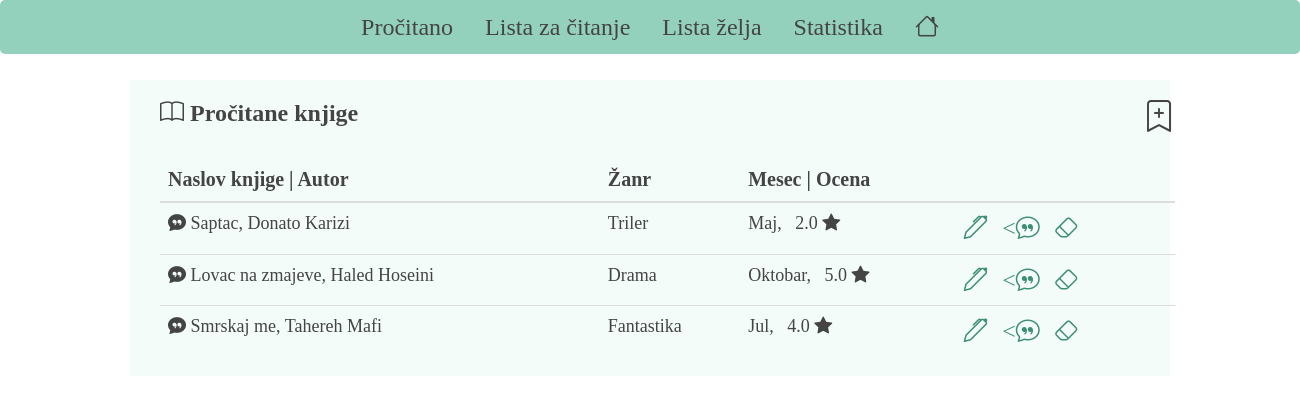
Screenshot of /bookwormApp/procitano (signed in) with the database file from the repository.
### bookwormApp/models.py (models this page shows, shortened)
class Knjiga(models.Model):
    naslov = models.CharField(max_length=200)
    autor = models.CharField(max_length=200)
    zanr = models.ManyToManyField(Zanr)
    mesec = models.CharField(max_length=12, choices=MESECI, null=True, blank=True)
    ocena = models.DecimalField(blank=True, choices=OCENE, null = True, max_digits=30, decimal_places=1)
    procitano = models.BooleanField(default=False)
    kupljeno = models.BooleanField(default=False)
    korisnik = models.ForeignKey(
        CustomUser, on_delete=models.CASCADE, null=True, blank=True)

class Zanr(models.Model):
    naziv = models.CharField(max_length=200)
    icon = models.ImageField(blank=True,max_length=800)
    def __str__(self):
        return self.naziv

### bookwormApp/views.py (the view)
# urls.py: path('procitano', views.procitaneKnjige, name='procitaneKnjige'),
def procitaneKnjige(request):
    if request.user.is_authenticated:
        knjige = Knjiga.objects.all()
        knjige = knjige.filter(korisnik=request.user)
        context = {"knjige": knjige}
        return render(request, 'knjige/procitaneKnjige.html', context)
    else:
        return HttpResponseRedirect(reverse('home'))

### templates/knjige/procitaneKnjige.html (shortened to what this page needs)
{% extends 'base.html' %}
{% block content %}
<section class="vh-100" style="background-color: #f4fcf9;">
  <div class="container py-5 h-100">
    <div>
      <div class="col-md-11 col-xl-9">
        <div class="card">
          <div class="card-header p-3">
            <h3 id="naslovProcitaneKnjige" class="mb-0"><i class="bi-book"></i> Pročitane knjige <div class="btns">
              <a id="dodajKnjigu" data-mdb-toggle="tooltip" title="Dodaj knjigu"href="{% url 'dodajKnjigu' %}"> <i class="bi-bookmark-plus"></i> </a></h3>
          </div>
          <br>
          <div class="card-body" data-mdb-perfect-scrollbar="true" style="position: relative;">
            <table class="table mb-0">
              <thead>
                <tr>
                  <th scope="col">Naslov knjige | Autor </th>
                  <th scope="col"> Žanr </th>
                  <th scope="col">Mesec | Ocena </th>
                  <th scope="col"></th>
                </tr>
              </thead>
              {% if knjige %}
              <tbody>
                  {% for k in knjige %}
                  {% if k.procitano == True %}
                <tr class="fw-normal">
                  <th class="align-middle" id="nslAut">
                       <a id="vidiCitate" data-mdb-toggle="tooltip" title="Vidi citate"href="{% url 'vidiCitate' k.id %}">
                         <i class="bi-chat-quote-fill"></i></a>
                      {{ k.naslov }},
                    <span class="ms-2">{{ k.autor }} </span>
                  </th>
                  <td class="align-middle">
                    <span> {{k.zanr.all|join:", "}}</span>
                  </td>
                  <td class="align-middle">
                    {{ k.mesec}}, &nbsp; {{ k.ocena }} <i class="bi-star-fill"></i>
                  </td>
                  <td class="align-right">
                    <a id="pen" href="{% url 'izmeniKnjigu' k.id %}" data-mdb-toggle="tooltip" title="Izmeni"><i class="bi-pen"></i></a>
                    <a id="quote" href="{% url 'dodajCitat' k.id %}" data-mdb-toggle="tooltip" title="Dodaj citat"><<i class="bi-chat-quote"></i></a>
                    <a id="eraser" href="{% url 'obrisiKnjigu' k.id %}" data-mdb-toggle="tooltip" title="Obriši"><i class="bi-eraser"></i></a>
                  </td>
                </tr>
                {% endif %}
                {% endfor %}
              {% endif %}
            </table>
          </div>
        </div>
      </div>
    </div>
  </div>
</section>
{% endblock %}

### templates/base.html (shortened to what this page needs)
<!DOCTYPE html>
<html lang="en">
<head>
 <link rel="stylesheet" href="https://cdn.jsdelivr.net/npm/bootstrap-icons@1.5.0/font/bootstrap-icons.css">
<link rel="stylesheet" href="https://maxcdn.bootstrapcdn.com/bootstrap/3.4.1/css/bootstrap.min.css">
 {% load static %}
 <link rel="stylesheet" type="text/css" href="{% static 'style.css' %}">
</head>
<body>
  <ul class="nav nav-pills">
    <li class="nav-item">
      <a class="nav-link" aria-current="page" href="{% url 'procitaneKnjige'%}">Pročitano</a>
    </li>
    <li class="nav-item">
      <a class="nav-link" aria-current="page" href="{% url 'listaZaCitanje' %}">Lista za čitanje</a>
    </li>
    <li class="nav-item">
      <a class="nav-link" aria-current="page" href="{% url 'listaZelja' %}">Lista želja</a>
    </li>
    <li class="nav-item dropdown">
      <a class="nav-link dropdown-toggle" data-bs-toggle="dropdown" href="#" role="button" aria-expanded="false">Statistika</a>
    </li>
    <li class="nav-item">
      <a class="nav-link" aria-current="page" href="{% url 'home' %}"><i class="bi-house"></i></a>
    </li>
  </ul>
  <main>
    {% block content %}
    {% endblock %}
  </main>
</body>
</html>

### bookwormApp/static/style.css (style rules this page uses)
body { background: url('https://img.freepik.com/free-vector/colored-books-seamless-pattern-with-leaves-candle-coffee-hands-that-hold-books-reading-hand-drawn-illustration_296715-80.jpg?size=338&ext=jpg'); font-family: cursive; }
.nav { background-color: #94d1bd; display: flex; justify-content: center; font-size: 24px; border-radius: 5px; }
.nav-link { color: #444444; }
.vh-100 { width: 80% !important; margin: auto; margin-top: 2%; color: #444444; }
thead { font-size: 20px; font-weight: bold; }
tbody { font-size: 18px; text-align: justify; }
#nslAut { font-weight: normal; }
#naslovProcitaneKnjige { font-weight: bold; font-size: 24px; color: #444444; }
.btns { float: right; }
#dodajKnjigu { font-size: 32px; color: #444444; font-weight: normal; }
#pen, #quote, #eraser { font-size: 24px; color: #3d8f74; padding-right: 10px; }
#vidiCitate, #vidiCitate:hover, #vidiCitate:focus { color: #444444; text-decoration: none; }

### rows the page displays
Knjiga: naslov "Saptac", autor "Donato Karizi", zanr.all "Triler", mesec "Maj", ocena "2.0"
Knjiga: naslov "Lovac na zmajeve", autor "Haled Hoseini", zanr.all "Drama", mesec "Oktobar", ocena "5.0"
Knjiga: naslov "Smrskaj me", autor "Tahereh Mafi", zanr.all "Fantastika", mesec "Jul", ocena "4.0"
